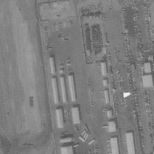
#> input picture image.JPG, 154 x 154 px, found by its file name
$ jupyter execute 'Image Enhancement  Using Fuzzy Logic.ipynb'
#> lines starting #> are read from the running program, lines starting #| are printed output that depends on the picture
<h2>Image Enhacement Using fuzzy logic

<h3>Importing Libraries

[cell 1]
import cv2 as cv
import numpy as np
import matplotlib.pyplot as plt

<h3>Reading Target image for Enhancement

[cell 2]
rgb = cv.imread('image.jpg', cv.IMREAD_UNCHANGED)
#> rgb is the input picture: shape (154, 154, 3); min 80, max 247, mean 126.8
plt.imshow(rgb)
plt.show()

<h3>1- Converting the image to HSV

[cell 3]
hsv = cv.cvtColor(rgb, cv.COLOR_RGB2HSV)
#> hsv: shape (154, 154, 3); mean H, S, V 0, 0, 126.8

<h3>2- Calculating the histogram from the V component

[cell 4]
hist = cv.calcHist([hsv], [2], None, [256], [0, 256])
#> hist = 256 values, max 914 at index 127, min 0 at index 0, mean 92.64
plt.plot(hist)
plt.xlim([0, 256])
plt.show()
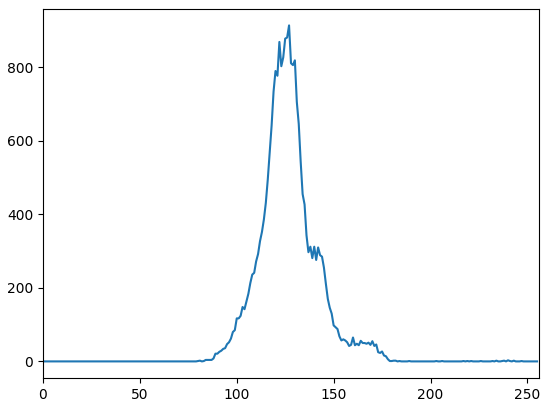
#> figure drawn by matplotlib, 1 panel; curve peaks at x = 127, y = 914

<h3>3- Initializing Control Parameter</h3>
Initializing K as 128 <br>
Initializing E as 255 <br>
Calculating M using equation 1

[cell 5]
K = 128
E = 255
M = 0

hist_list = [j[0] for j in hist]
#> hist_list has the same summary as hist
numerator = 0
denominator = sum(hist_list)
#> denominator = 23716
for i, j in zip(hist_list, range(0, 256)):
    numerator = numerator + i * j
#> after the loop, numerator = 3007618
M = int(numerator / denominator)
#> M = 126

print('K = ' + str(K))
print('E = ' + str(E))
print('M = ' + str(M))
#| M = 126

<h3>4- Divide pixel values into 2 classes C1 [0, M-1] and C2[M,255]

[cell 6]
C1 = range(0, M)
print('Class 1 = ' + str(C1))
#| Class 1 = range(0, 126)

C2 = range(M, 256)
print('Class 2 = ' + str(C2))
#| Class 2 = range(126, 256)

<h3>5- Calculate fuzzy membership values muC1 and muC2 using equations 2 and 4
 & Calculate the enhanced intensity values using equations 3 and 5

[cell 7]
def enhance(X):
#> called with X = 130
    if X in C1:
        # Equation 2
        muC1 = (1 - (M - X)) / M
        # Equation 3
        X = X + (muC1 * K)
        if X < 0:
            X = 0
    elif X in C2:
        # Equation 4
        muC2 = (E - X) / (E - M)
#> muC2 = 0.969
        # Equation 5
        X = (X * muC2) + (E - (muC2 * K)) - K
#> X = 128.9
        if X > 255:
            X = 255
    return X

<h3>6- Combine Hue and Saturation with the V component for Enhanced HSV image

[cell 8]
enhanced_V = np.vectorize(enhance)(hsv[:, :, 2])
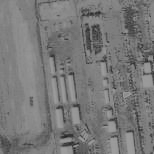
#> enhanced_V: shape (154, 154) float64; min 34.29, max 158.2, mean 120.9
enhanced_hsv = hsv
enhanced_hsv[:, :, 2] = enhanced_V
#> enhanced_hsv: shape (154, 154, 3); mean H, S, V 0, 0, 120.3

<h3>7- Convert Image to RGB for Enhanced RGB Image

[cell 9]
enhanced_rgb = cv.cvtColor(enhanced_hsv, cv.COLOR_HSV2RGB)
plt.imshow(enhanced_rgb)
plt.show()
